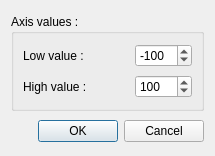
<?xml version="1.0" encoding="UTF-8"?>
<ui version="4.0">
 <class>NewValueAxisDialog</class>
 <widget class="QDialog" name="NewValueAxisDialog">
  <property name="geometry">
   <rect>
    <x>0</x>
    <y>0</y>
    <width>215</width>
    <height>156</height>
   </rect>
  </property>
  <property name="sizePolicy">
   <sizepolicy hsizetype="Fixed" vsizetype="Fixed">
    <horstretch>0</horstretch>
    <verstretch>0</verstretch>
   </sizepolicy>
  </property>
  <property name="windowTitle">
   <string>Dialog</string>
  </property>
  <layout class="QVBoxLayout" name="verticalLayout">
   <item>
    <widget class="QGroupBox" name="groupBox">
     <property name="sizePolicy">
      <sizepolicy hsizetype="Preferred" vsizetype="Fixed">
       <horstretch>0</horstretch>
       <verstretch>0</verstretch>
      </sizepolicy>
     </property>
     <property name="title">
      <string>Axis values :</string>
     </property>
     <layout class="QHBoxLayout" name="horizontalLayout_2">
      <item>
       <layout class="QGridLayout" name="gridLayout">
        <item row="0" column="1">
         <widget class="QSpinBox" name="iLowValueSpin">
          <property name="minimumSize">
           <size>
            <width>57</width>
            <height>0</height>
           </size>
          </property>
          <property name="maximumSize">
           <size>
            <width>57</width>
            <height>16777215</height>
           </size>
          </property>
          <property name="minimum">
           <number>-1000</number>
          </property>
          <property name="maximum">
           <number>0</number>
          </property>
          <property name="value">
           <number>-100</number>
          </property>
         </widget>
        </item>
        <item row="1" column="1">
         <widget class="QSpinBox" name="iHighValueSpin">
          <property name="minimumSize">
           <size>
            <width>57</width>
            <height>0</height>
           </size>
          </property>
          <property name="maximumSize">
           <size>
            <width>57</width>
            <height>16777215</height>
           </size>
          </property>
          <property name="minimum">
           <number>0</number>
          </property>
          <property name="maximum">
           <number>1000</number>
          </property>
          <property name="value">
           <number>100</number>
          </property>
         </widget>
        </item>
        <item row="1" column="0">
         <widget class="QLabel" name="iHighValueLabel">
          <property name="minimumSize">
           <size>
            <width>0</width>
            <height>25</height>
           </size>
          </property>
          <property name="text">
           <string>High value :</string>
          </property>
         </widget>
        </item>
        <item row="0" column="0">
         <widget class="QLabel" name="iLowValueLabel">
          <property name="minimumSize">
           <size>
            <width>0</width>
            <height>25</height>
           </size>
          </property>
          <property name="maximumSize">
           <size>
            <width>16777215</width>
            <height>25</height>
           </size>
          </property>
          <property name="text">
           <string>Low value :</string>
          </property>
         </widget>
        </item>
       </layout>
      </item>
     </layout>
    </widget>
   </item>
   <item>
    <widget class="QDialogButtonBox" name="buttonBox">
     <property name="orientation">
      <enum>Qt::Horizontal</enum>
     </property>
     <property name="standardButtons">
      <set>QDialogButtonBox::Cancel|QDialogButtonBox::Ok</set>
     </property>
    </widget>
   </item>
  </layout>
 </widget>
 <resources/>
 <connections>
  <connection>
   <sender>buttonBox</sender>
   <signal>accepted()</signal>
   <receiver>NewValueAxisDialog</receiver>
   <slot>accept()</slot>
   <hints>
    <hint type="sourcelabel">
     <x>248</x>
     <y>254</y>
    </hint>
    <hint type="destinationlabel">
     <x>157</x>
     <y>274</y>
    </hint>
   </hints>
  </connection>
  <connection>
   <sender>buttonBox</sender>
   <signal>rejected()</signal>
   <receiver>NewValueAxisDialog</receiver>
   <slot>reject()</slot>
   <hints>
    <hint type="sourcelabel">
     <x>316</x>
     <y>260</y>
    </hint>
    <hint type="destinationlabel">
     <x>286</x>
     <y>274</y>
    </hint>
   </hints>
  </connection>
 </connections>
</ui>
